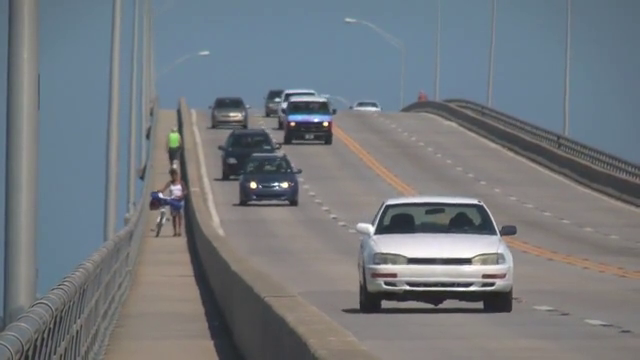
#> input picture frame 91 of digital_image_process_finalexam/slow_traffic_small.mp4, 640 x 360 px
$ jupyter execute 2_cam.ipynb
#> lines starting #> are read from the running program, lines starting #| are printed output that depends on the picture; after the words box and inside, x2 and y2 are one past the last pixel; in counts of white or black regions, pixels touching at a corner belong together; long printed decimals are rounded
[cell 1]
import numpy as np
import cv2 as cv

[cell 2]
cap = cv.VideoCapture('slow_traffic_small.mp4')
ret, frame = cap.read()
#> frame is the input picture: shape (360, 640, 3); mean B, G, R 126.6, 121.2, 115.7

x, y, width, height = 300, 200, 100, 50
track_window = (x, y, width, height)

roi = frame[y:y+height, x:x+width]
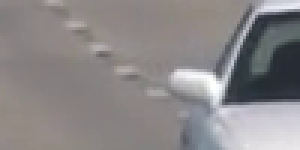
#> roi: shape (50, 100, 3) (shown 3 times larger); mean B, G, R 135.9, 135.1, 138.4
hsv_roi = cv.cvtColor(roi, cv.COLOR_BGR2HSV)
#> hsv_roi: shape (50, 100, 3); mean H, S, V 49.6, 19.4, 141.7

mask = cv.inRange(hsv_roi, np.array((0., 60., 32.)), np.array((180., 255., 255)))
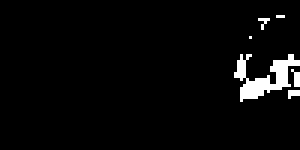
#> mask: shape (50, 100) (shown 3 times larger); 3.5% white; 6 white regions (5 under 20 px), largest, box (x1, y1, x2, y2) and area: (78, 18, 100, 34) 145
#mask.shape = (50, 100)

roi_hist = cv.calcHist([hsv_roi], [0], mask, [180], [0,180])
#> roi_hist = 180 values, max 61 at index 108, min 0 at index 0, mean 0.978

cv.normalize(roi_hist, roi_hist, 0, 255, cv.NORM_MINMAX)

term_crit = (cv.TERM_CRITERIA_EPS | cv.TERM_CRITERIA_COUNT, 10, 1)
cv.imshow('roi', roi)
#cv.imwrite('template2.jpg',roi)

[cell 3]
#roi2 = cv.imread('green.jpg')
#print(roi2.shape)


#x2, y2, width2, height2 = 50, 70, 30, 50
x2, y2, width2, height2 = 165, 130, 15, 30
track_window2 = (x2, y2, width2, height2)

roi2 = frame[y2:y2+height2, x2:x2+width2]
hsv_roi2 = cv.cvtColor(roi2, cv.COLOR_BGR2HSV)

#mask2 = cv.inRange(hsv_roi2, np.array((15., 30., 15.)), np.array((90., 200., 90.)))
mask2 = cv.inRange(hsv_roi2, np.array((20., 30., 20.)), np.array((90., 255., 90.)))
roi_hist2 = cv.calcHist([hsv_roi2], [0], mask2, [180], [0,180])
#> roi_hist2 = 180 values, max 9 at index 50, min 0 at index 0, mean 0.183

cv.normalize(roi_hist2, roi_hist2, 0, 255, cv.NORM_MINMAX)

term_crit2 = (cv.TERM_CRITERIA_EPS | cv.TERM_CRITERIA_COUNT, 10, 1)
cv.imshow('roi2', roi2)

[cell 4]
while(1):
    ret, frame = cap.read()
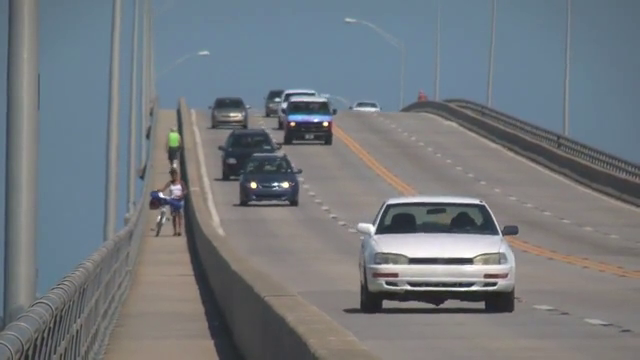
#> input picture frame 92 of digital_image_process_finalexam/slow_traffic_small.mp4, 640 x 360 px
#> frame is the input picture: shape (360, 640, 3); mean B, G, R 126.3, 121.1, 115.4
    if ret == True:

        hsv = cv.cvtColor(frame, cv.COLOR_BGR2HSV)
#> hsv: shape (360, 640, 3); mean H, S, V 67.5, 39.8, 131.5
        dst = cv.calcBackProject([hsv], [0], roi_hist, [0,180], 1)
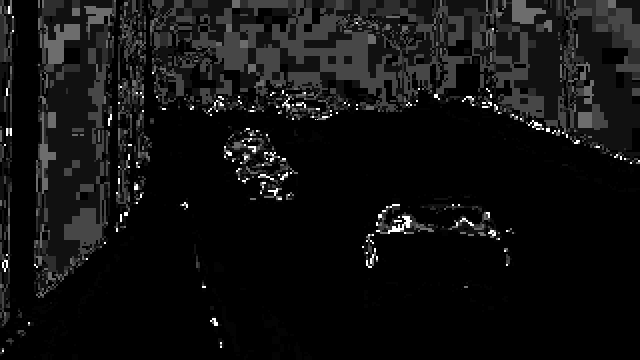
#> dst: shape (360, 640); min 0, max 255, mean 17

        dst2 = cv.calcBackProject([hsv], [0], roi_hist2, [0,180], 1)
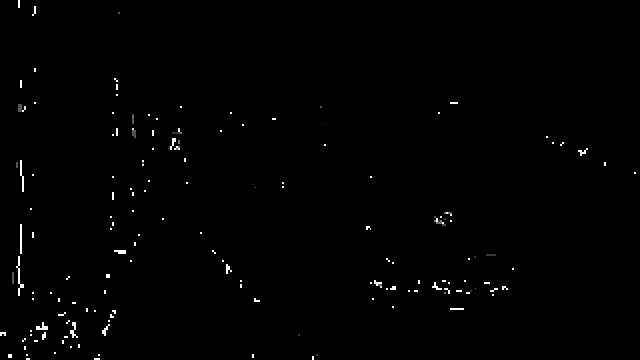
#> dst2: shape (360, 640); min 0, max 255, mean 1.8

        ret, track_window = cv.CamShift(dst, track_window, term_crit)
#> ret = ((398, 226), (42.78, 91.15), 70.76); track_window = (354, 205, 88, 42)

        ret2, track_window2 = cv.CamShift(dst2, track_window2, term_crit2)
#> ret2 = ((175, 143), (17.42, 37.9), 160.9); track_window2 = (166, 124, 18, 38)

        pts = cv.boxPoints(ret) #找出矩形4個頂點
#> pts = [[347.9, 220.8], [434, 190.8], [448.1, 231.2], [362, 261.2]]
        print(pts)
#| [[347.921 220.819]
#|  [433.982 190.785]
#|  [448.079 231.181]
#|  [362.018 261.215]]
        pts = np.int0(pts)
#> pts = [[347, 220], [433, 190], [448, 231], [362, 261]]

        pts2 = cv.boxPoints(ret2) #找出矩形4個頂點
#> pts2 = [[177, 122.2], [189.4, 158], [173, 163.8], [160.6, 128]]
        print(pts2)
#| [[177.0178   122.242]
#|  [189.441  158.047 ]
#|  [172.9822   163.7575  ]
#|  [160.559  127.953 ]]
        pts2 = np.int0(pts2)
#> pts2 = [[177, 122], [189, 158], [172, 163], [160, 127]]

        final_image = cv.polylines(frame, [pts], True, (0,255,255), 2) #非填充多邊形
        final_image2 = cv.polylines(final_image, [pts2], True, (0,255,255), 2) #非填充多邊形

        cv.imshow('dst', dst)
        cv.imshow('final_image', final_image2)
        k = cv.waitKey(30) & 0xFF
#> (key Esc is pressed here)
        if k == 27:
            break

    else:
        break
cap.release()
cv.destroyAllWindows()

$ run again, starting later in the video
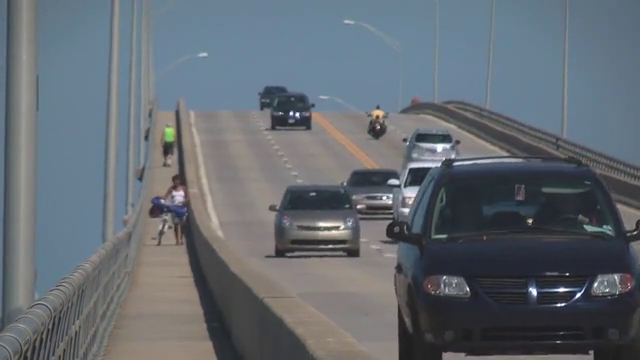
#> input picture frame 411 of digital_image_process_finalexam/slow_traffic_small.mp4, 640 x 360 px
#> frame is the input picture: shape (360, 640, 3); mean B, G, R 113.8, 106.6, 99.3
#> hsv_roi: shape (50, 100, 3); mean H, S, V 82.5, 22.5, 104.8
#> `mask = cv.inRange(hsv_roi, np.array((0., 60., 32.)), np.array((180., 2..`:
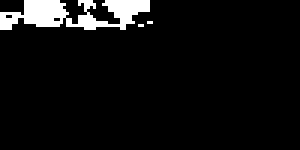
#> mask: shape (50, 100) (shown 3 times larger); 6% white; 3 white regions (2 under 20 px), largest, box (x1, y1, x2, y2) and area: (0, 0, 50, 10) 295
#> roi_hist = 180 values, max 108 at index 106, min 0 at index 0, mean 1.66
#> roi_hist2 = 180 values, max 8 at index 54, min 0 at index 0, mean 0.178
#> hsv: shape (360, 640, 3); mean H, S, V 81.5, 45.6, 117.2
#> `dst2 = cv.calcBackProject([hsv], [0], roi_hist2, [0,180], 1)`:
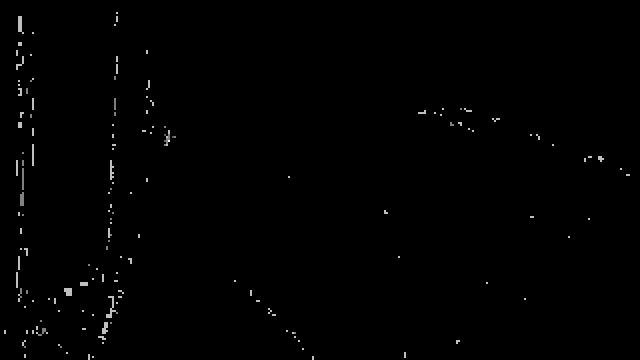
#> dst2: shape (360, 640); min 0, max 255, mean 1.4
#> ret = ((333.5, 197.5), (38.13, 125.6), 73.86); track_window = (272, 178, 123, 39)
#> ret2 = ((165, 136), (17.2, 26.95), 126.9); track_window2 = (153, 127, 24, 18)
#> `pts = cv.boxPoints(ret)`: pts = [[267.9, 196.6], [388.5, 161.7], [399.1, 198.4], [278.5, 233.3]]
#| [[267.889 196.635]
#|  [388.511   161.733  ]
#|  [399.111 198.365]
#|  [278.489   233.267  ]]
#> `pts = np.int0(pts)`: pts = [[267, 196], [388, 161], [399, 198], [278, 233]]
#> `pts2 = cv.boxPoints(ret2)`: pts2 = [[159.4, 121], [180.9, 137.2], [170.6, 151], [149.1, 134.8]]
#| [[159.386 121.031]
#|  [180.941 137.2147 ]
#|  [170.614 150.969]
#|  [149.059 134.7853 ]]
#> `pts2 = np.int0(pts2)`: pts2 = [[159, 121], [180, 137], [170, 150], [149, 134]]

$ run again, starting later in the video
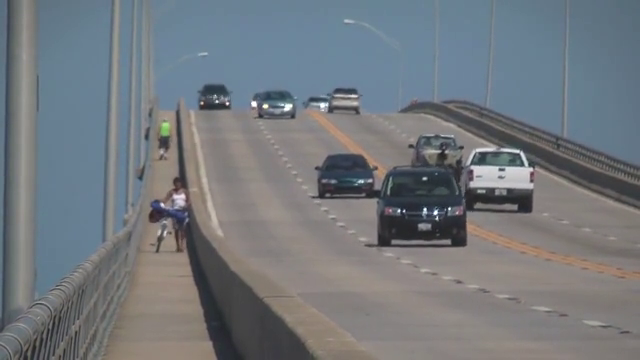
#> input picture frame 731 of digital_image_process_finalexam/slow_traffic_small.mp4, 640 x 360 px
#> frame is the input picture: shape (360, 640, 3); mean B, G, R 125.5, 120.3, 115.1
#> hsv_roi: shape (50, 100, 3); mean H, S, V 44.6, 17.7, 124.2
#> `mask = cv.inRange(hsv_roi, np.array((0., 60., 32.)), np.array((180., 2..`:
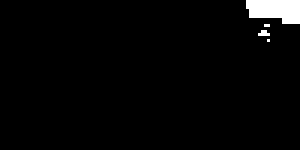
#> mask: shape (50, 100) (shown 3 times larger); 2.5% white; 4 white regions (3 under 20 px), largest, box (x1, y1, x2, y2) and area: (82, 0, 100, 8) 117
#> roi_hist = 180 values, max 44 at index 107, min 0 at index 0, mean 0.7
#> roi_hist2 = 180 values, max 3 at index 42, min 0 at index 0, mean 0.0333
#> hsv: shape (360, 640, 3); mean H, S, V 65.1, 40, 130.7
#> `dst2 = cv.calcBackProject([hsv], [0], roi_hist2, [0,180], 1)`:
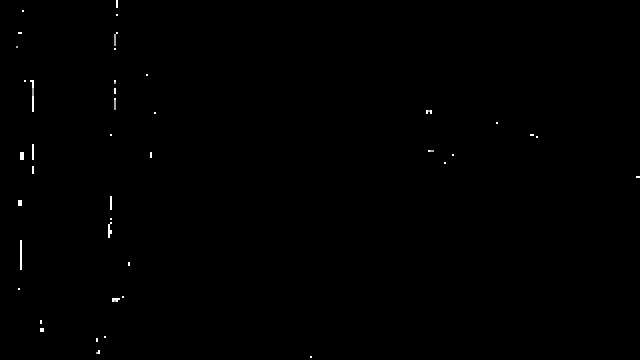
#> dst2: shape (360, 640); min 0, max 255, mean 0.6
#> ret = ((417.5, 198.5), (64.12, 107.1), 106.7); track_window = (365, 167, 105, 63)
#> ret2 = ((0, 0), (0, 0), 0); track_window2 = (155, 120, 35, 50)
#> `pts = cv.boxPoints(ret)`: pts = [[375.4, 152.4], [478, 183.2], [459.6, 244.6], [357, 213.8]]
#| [[375.3846  152.415]
#|  [478.017 183.164]
#|  [459.6154  244.585]
#|  [356.983 213.836]]
#> `pts = np.int0(pts)`: pts = [[375, 152], [478, 183], [459, 244], [356, 213]]
#> pts2 = [[0, 0], [0, 0], [0, 0], [0, 0]]
#| [[0. 0.]
#|  [0. 0.]
#|  [0. 0.]
#|  [0. 0.]]
